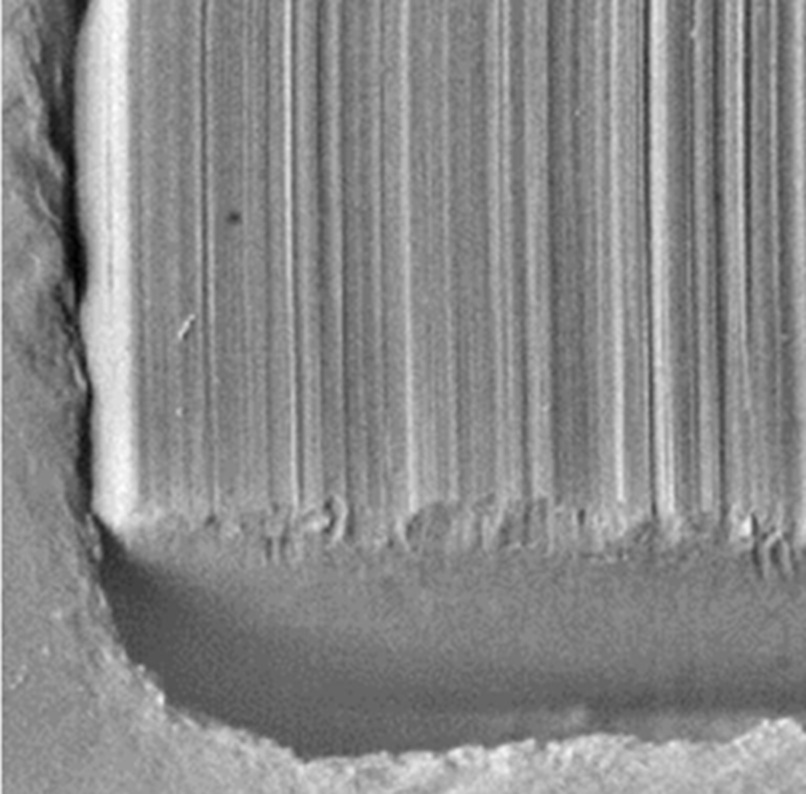
#> input picture Basic Image Processing/Texture_Analysis/test6.jpg, 806 x 794 px
$ python Haralich_features_texture_analysis.py   (older library calls are emulated)
#> lines starting #> are read from the running program, lines starting #| are printed output that depends on the picture
import cv2
import numpy as np
import matplotlib.pyplot as plt
from skimage.feature import graycomatrix, graycoprops

# -------------------------------------------------
# 1. LOAD IMAGE (CHANGE PATH)
# -------------------------------------------------
image_path = r"test6.jpg"   # <-- CHANGE THIS
image = cv2.imread(image_path, cv2.IMREAD_GRAYSCALE)
#> image is the input picture: shape (794, 806); min 0, max 255, mean 137

if image is None:
    raise ValueError("Image not found. Check path.")

# -------------------------------------------------
# 2. PARAMETERS
# -------------------------------------------------
window_size = 11     # sliding window size
stride = 10          # step size
levels = 32          # quantized gray levels
distances = [1]
angles = [0]

properties = [
    'contrast',
    'dissimilarity',
    'homogeneity',
    'energy',
    'correlation',
    'ASM'
]

# -------------------------------------------------
# 3. QUANTIZE IMAGE (0 → levels-1)
# -------------------------------------------------
image_q = (image / (256 / levels)).astype(np.uint8)

# -------------------------------------------------
# 4. PREPARE FEATURE MAPS
# -------------------------------------------------
h, w = image_q.shape
#> h = 794; w = 806
out_h = (h - window_size) // stride + 1
#> out_h = 79
out_w = (w - window_size) // stride + 1
#> out_w = 80

feature_maps = {prop: np.zeros((out_h, out_w)) for prop in properties}

# -------------------------------------------------
# 5. SLIDING WINDOW
# -------------------------------------------------
for y in range(0, h - window_size + 1, stride):
    for x in range(0, w - window_size + 1, stride):

        window = image_q[y:y+window_size, x:x+window_size]

        glcm = graycomatrix(window,
                            distances=distances,
                            angles=angles,
                            levels=levels,
                            symmetric=True,
                            normed=True)

        i = y // stride
        j = x // stride

        for prop in properties:
            value = graycoprops(glcm, prop)[0, 0]
            feature_maps[prop][i, j] = value
#> after the loop, feature_maps = 6 items

# -------------------------------------------------
# 6. PLOT RESULTS
# -------------------------------------------------
plt.figure(figsize=(12, 8))

plt.subplot(2, 4, 1)
plt.imshow(image, cmap='gray')
plt.title("Original Image")
plt.axis('off')

k = 2
for prop in properties:
    plt.subplot(2, 4, k)
    plt.imshow(feature_maps[prop], cmap='jet')
    plt.title(prop)
    plt.colorbar()
    plt.axis('off')
    k += 1
#> after the loop, k = 8

plt.tight_layout()
plt.show()
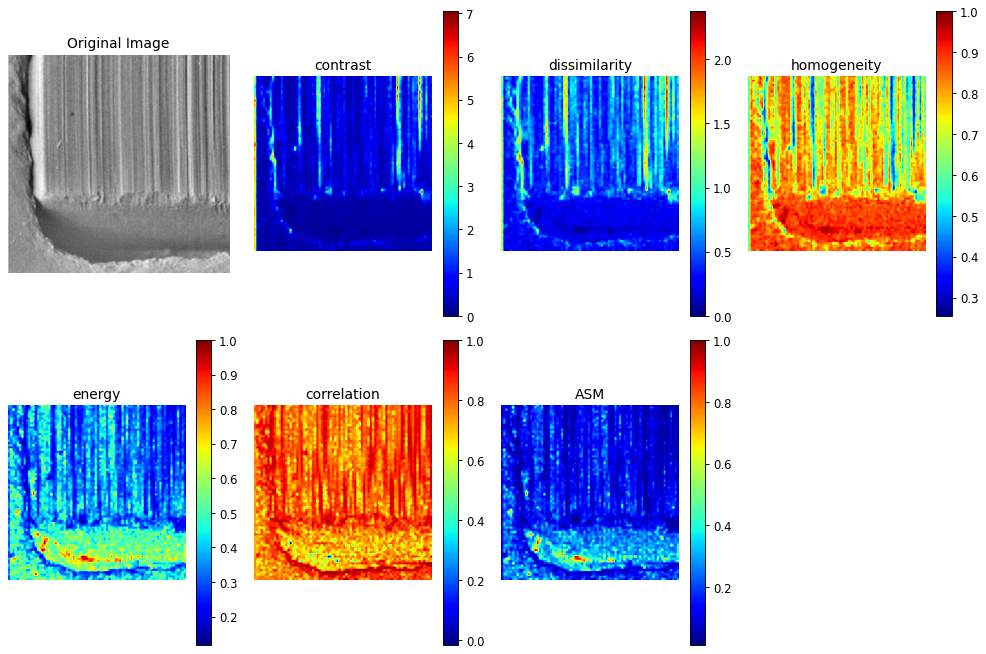
#> figure drawn by matplotlib, 13 panels
